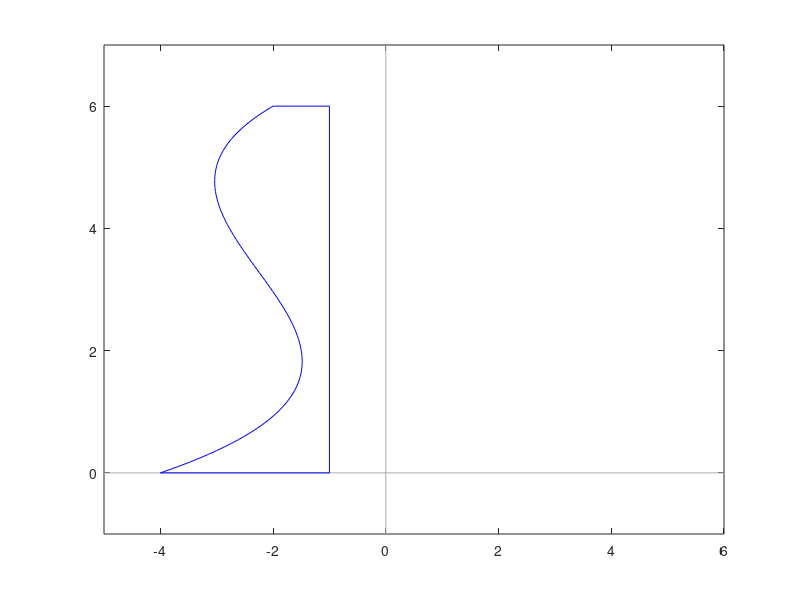

This chart was generated by the following MATLAB code:
%%% glītas asis
a = [-5 6 -1 7];
plot([a(1) a(2)], [0 0], 'color', '#aaa');
hold on;
plot([0 0], [a(3) a(4)], 'color', '#aaa');
axis(a);


xs = [-4 -1.5 -3   -2];
ys = [ 0  2    4.5  6];

% polifitojam ar x un y samainītiem vietām
params = polyfit(ys, -xs, 3)

f_left = @(x) polyval(params, x);

t = linspace(0, 6, 100);

plot(-f_left(t), t, 'color', 'b');

hold on;

plot([-2 -1 -1 -4], [6 6 0 0], 'color', 'b');


% 1 x 6 = taisnstūris līdz y asij
area_left = quad(f_left, 0, 6) - 1*6

